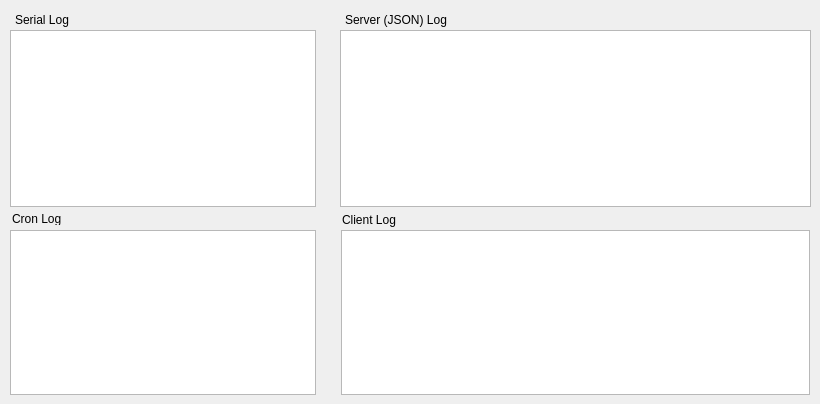
    <widget class="QWidget" name="logTab">
     <attribute name="title">
      <string>Logs</string>
     </attribute>
     <widget class="QPlainTextEdit" name="serialLog">
      <property name="geometry">
       <rect>
        <x>10</x>
        <y>30</y>
        <width>306</width>
        <height>177</height>
       </rect>
      </property>
      <property name="readOnly">
       <bool>true</bool>
      </property>
      <property name="maximumBlockCount">
       <number>1000</number>
      </property>
      <property name="centerOnScroll">
       <bool>false</bool>
      </property>
     </widget>
     <widget class="QPlainTextEdit" name="jsonLog">
      <property name="geometry">
       <rect>
        <x>340</x>
        <y>30</y>
        <width>471</width>
        <height>177</height>
       </rect>
      </property>
      <property name="readOnly">
       <bool>true</bool>
      </property>
      <property name="maximumBlockCount">
       <number>1000</number>
      </property>
     </widget>
     <widget class="QLabel" name="label_4">
      <property name="geometry">
       <rect>
        <x>15</x>
        <y>12</y>
        <width>71</width>
        <height>16</height>
       </rect>
      </property>
      <property name="text">
       <string>Serial Log</string>
      </property>
     </widget>
     <widget class="QLabel" name="label_39">
      <property name="geometry">
       <rect>
        <x>345</x>
        <y>12</y>
        <width>165</width>
        <height>16</height>
       </rect>
      </property>
      <property name="text">
       <string>Server (JSON) Log</string>
      </property>
     </widget>
     <widget class="QPlainTextEdit" name="cronLog">
      <property name="geometry">
       <rect>
        <x>10</x>
        <y>230</y>
        <width>306</width>
        <height>165</height>
       </rect>
      </property>
      <property name="readOnly">
       <bool>true</bool>
      </property>
      <property name="maximumBlockCount">
       <number>1000</number>
      </property>
     </widget>
     <widget class="QLabel" name="label_43">
      <property name="geometry">
       <rect>
        <x>12</x>
        <y>212</y>
        <width>53</width>
        <height>13</height>
       </rect>
      </property>
      <property name="text">
       <string>Cron Log</string>
      </property>
     </widget>
     <widget class="QPlainTextEdit" name="serverLog">
      <property name="geometry">
       <rect>
        <x>341</x>
        <y>230</y>
        <width>469</width>
        <height>165</height>
       </rect>
      </property>
      <property name="readOnly">
       <bool>true</bool>
      </property>
      <property name="maximumBlockCount">
       <number>1000</number>
      </property>
     </widget>
     <widget class="QLabel" name="label_45">
      <property name="geometry">
       <rect>
        <x>342</x>
        <y>212</y>
        <width>237</width>
        <height>16</height>
       </rect>
      </property>
      <property name="text">
       <string>Client Log</string>
      </property>
     </widget>
    </widget>
